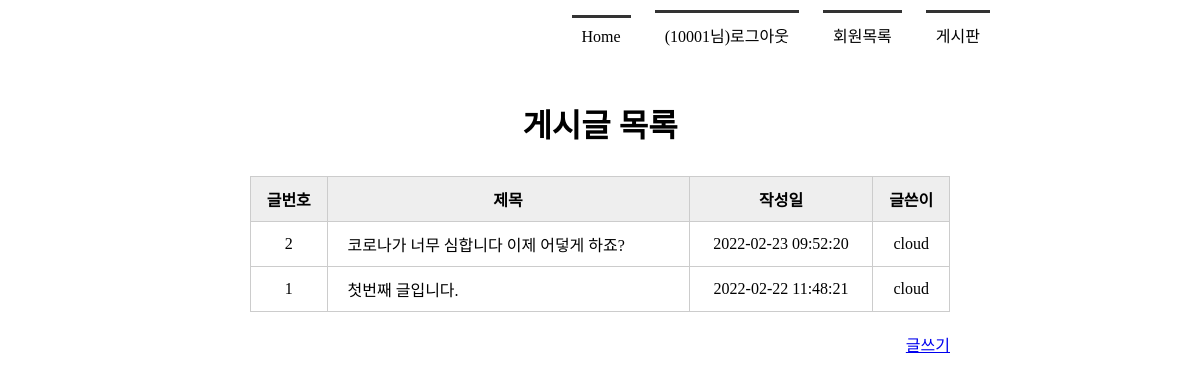
Page /boardlist/ (signed in) on the committed database.
### tables this page shows
CREATE TABLE board(
            bno integer PRIMARY KEY AUTOINCREMENT,
            title text NOT NULL,
            content text NOT NULL,
            createDate timestamp date DEFAULT (datetime('now', 'localtime')),
            mid char(5) NOT NULL,
            FOREIGN KEY(mid) REFERENCES member(mid) ON DELETE CASCADE
        );

### app.py (the view)
@app.route('/boardlist/')
def boardlist():
    conn = getconn()
    cur = conn.cursor()
    sql = "SELECT * FROM board ORDER BY bno DESC"
    cur.execute(sql)
    rs = cur.fetchall()
    conn.close()
    return render_template('boardlist.html', rs = rs)

### app.py (called while the page is built)
def getconn():
    conn = sqlite3.connect("./member.db")
    return conn

### templates/boardlist.html (shortened to what this page needs)
<!DOCTYPE html>
<html lang="en">
<head>
    <link rel ="stylesheet" href="{{ url_for('static', filename= 'style.css') }}">
</head>
<body>
     <div id="container">
         {% include 'navbar.html' %}
         <section>
             <h1>게시글 목록</h1>
             <table class="tbl_board">
                 <tr>
                     <th>글번호</th><th>제목</th><th>작성일</th><th>글쓴이</th>
                 </tr>
                 {% for i in rs %}
                 <tr>
                     <td>{{ i[0] }}</td>
                     <td><a href="{{url_for('board_view', bno=i[0])}}">{{ i[1] }}</a></td>
                     <td>{{ i[3] }}</td>
                     <td>{{ i[4] }}</td>
                 </tr>
                 {% endfor %}
             </table>
             <div class="btn_write">
                 <a href="{{ url_for('writing') }}">글쓰기</a>
             </div>
         </section>
     </div>
</body>
</html>

### static/style.css (style rules this page uses)
* { margin : 0; padding: 0; }
#container { width: 1000px; margin: 0 auto; }
section { text-align: center; }
section h1 { font-size: 2em; margin-bottom: 30px; }
section table { width: 600px; margin: 0 auto; border-collapse: collapse; }
section table, th, td { border: 1px solid #ccc; padding: 10px }
section .tbl_board { width: 700px; }
section .tbl_board th { background: #eee; }
section .tbl_board a { text-decoration: none; color: #000; }
section .tbl_board td:nth-child(2) { text-align: left; padding-left: 20px; }
section .btn_write { text-align: right; margin: 20px 150px; }

### rows in the picture
board: bno "2", title "코로나가 너무 심합니다 이제 어덯게 하죠?", createDate "2022-02-23 09:52:20", mid "cloud"
board: bno "1", title "첫번째 글입니다.", createDate "2022-02-22 11:48:21", mid "cloud"

### other values in the picture
{{ session['userID'] }} "10001"
